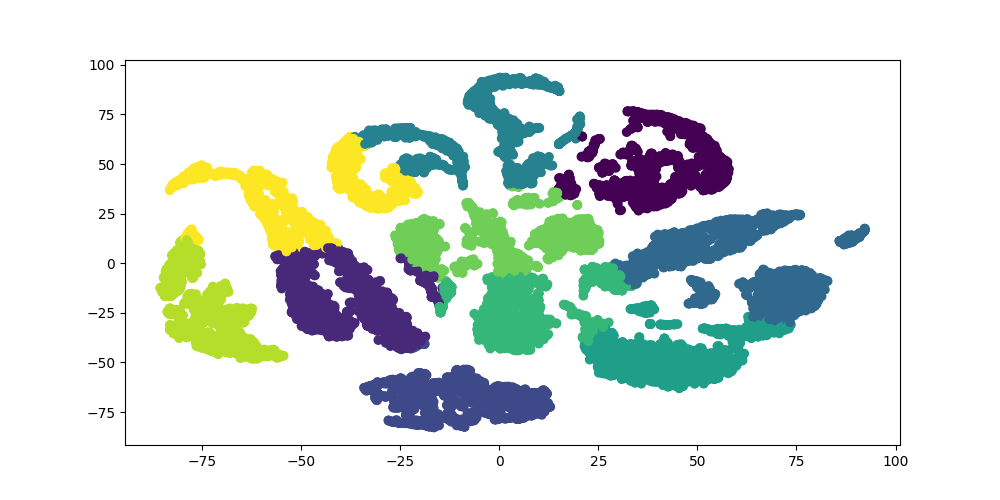

This chart was generated by the following Python code:
from sklearn.cluster import KMeans
import numpy as np
import scipy
import sklearn.decomposition
from sklearn.manifold import TSNE
import os
import matplotlib
matplotlib.use('Agg')
import matplotlib.pyplot as plt
import itertools
import random

RANDOM_STATE = 2018

print('loading')

dat = np.load('../data2/data2.npz')
y = dat['Y_train']

print('k-means')

dat = np.load('tsne.npz')
x_tsne = dat['x']

kmeans = KMeans(n_clusters=10, random_state=RANDOM_STATE)
kmeans.fit(x_tsne)

labels = kmeans.labels_
true_labels = y.astype(int) - 1

dist = np.zeros((10, 10))
perm = list(range(10))
for i in range(10):
    x_i = x_tsne[y == i + 1, :]
    temp = kmeans.transform(x_i)
    dist[i, :] = np.mean(temp, 0)
    perm[i] = np.argmin(dist[i, :])


accuracy = float(np.sum([perm[j] for j in true_labels] == labels)) / float(np.sum(labels == labels))

print(accuracy)

plt.figure(figsize=(10, 5))
plt.scatter(x_tsne[:, 0], x_tsne[:, 1], c = labels)
plt.savefig('kmeans.png')